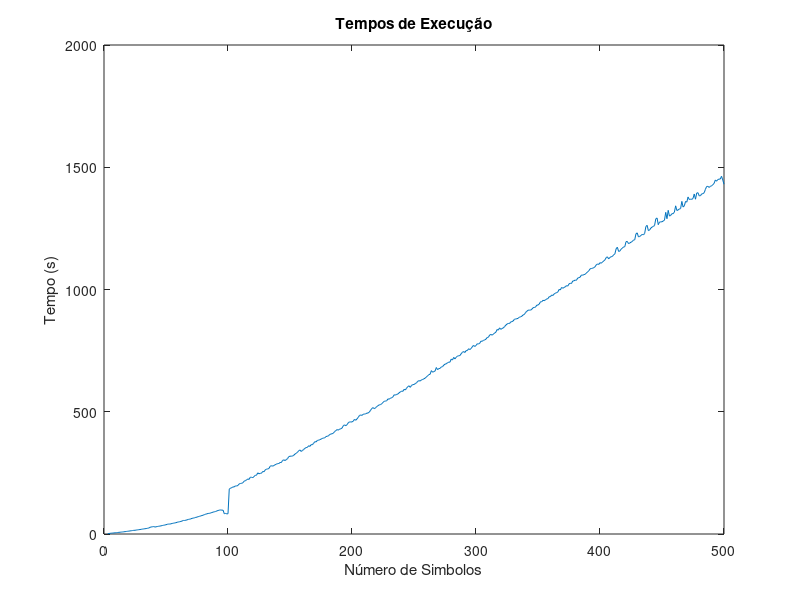
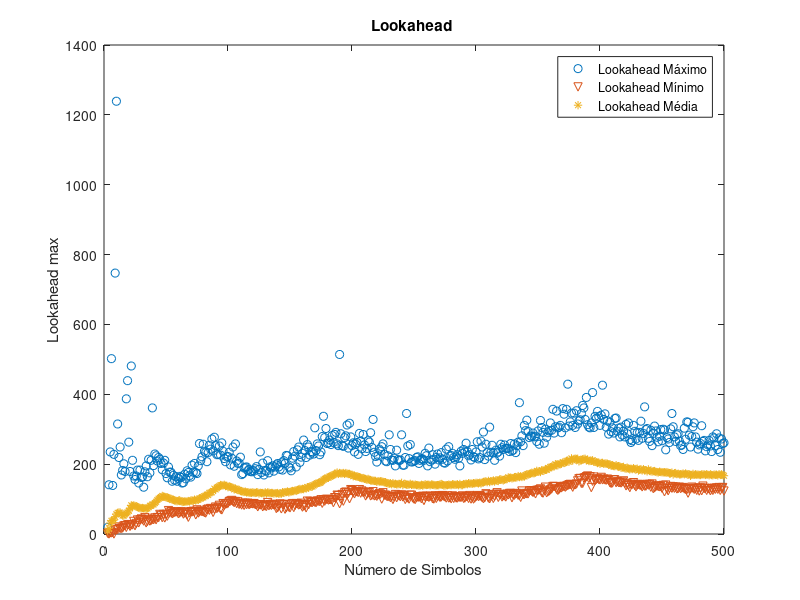
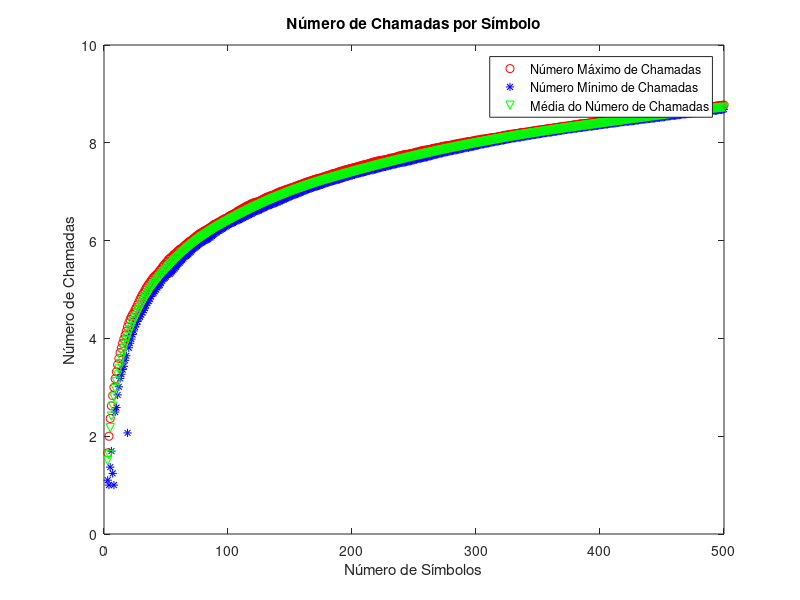
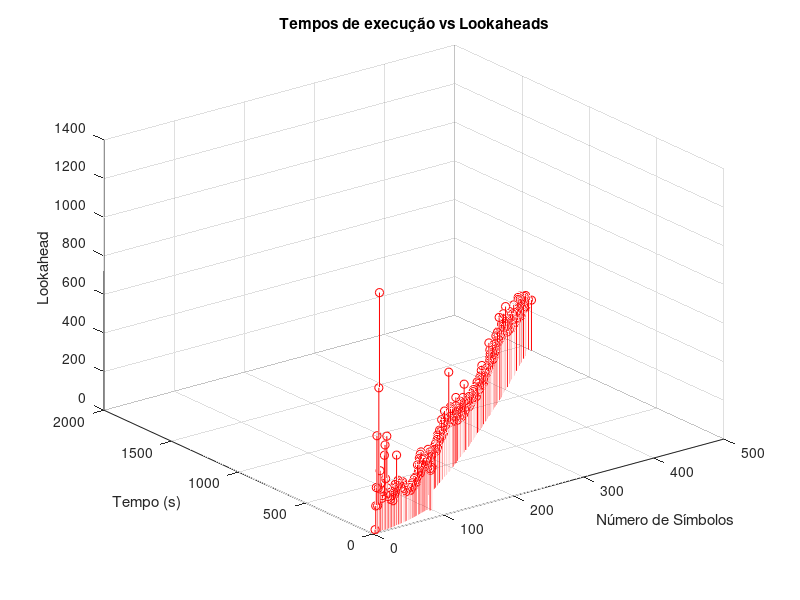

These charts were generated, in order, by the following MATLAB code:
clear all;
close all;

file = load("output.txt");

n = file(:, 1);

time = file(:, 10);

lookaheadMAX = file(:, 9);
lookaheadMIN = file(:, 6);
lookaheadAVG = file(:, 7);

callsSymbolMAX = file(:, 5);
callsSymbolMIN = file(:, 2);
callsSymbolAVG = file(:, 3);


figure(1)
plot(n, time);
title 'Tempos de Execução'
xlabel 'Número de Simbolos'
ylabel 'Tempo (s)'


figure(2)
plot(n, lookaheadMAX, "o");
hold on;
plot(n, lookaheadMIN, "v");
plot(n, lookaheadAVG, "*");
hold off;
title 'Lookahead '
xlabel 'Número de Simbolos'
ylabel 'Lookahead max'
legend ("Lookahead Máximo","Lookahead Mínimo","Lookahead Média");

figure(3)
plot(n, callsSymbolMAX, "or");
hold on;
plot(n, callsSymbolMIN, "*b");
plot(n, callsSymbolAVG, "vg");
title 'Número de Chamadas por Símbolo'
xlabel 'Número de Símbolos'
ylabel 'Número de Chamadas'
legend ("Número Máximo de Chamadas","Número Mínimo de Chamadas","Média do Número de Chamadas");


figure(4)
stem3(n, time, lookaheadMAX, "or");
title 'Tempos de execução vs Lookaheads'
xlabel 'Número de Símbolos'
ylabel 'Tempo (s)'
zlabel 'Lookahead'










